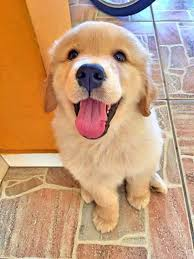
#> input picture data/sample.jpg, 194 x 259 px, found by its file name
$ jupyter execute --allow-errors '12. 넘파이.ipynb'
#> lines starting #> are read from the running program, lines starting #| are printed output that depends on the picture
# 넘파이의 사용

1. 데이터 분석 프로젝트: 수치형 데이터의 요약, 통계, 시각화
2. 이미지 처리 프로젝트: 이미지 분석
3. 게임, 시뮬레이션 프로그램: 수치 시뮬레이션 등을 구현
4. 머신러닝/딥러닝 모델 프로젝트: 금융데이터, 의료 데이터, 실험 데이터, 센서 데이터

[cell 1]
import numpy

[cell 2]
import numpy as np
data = [
    [120, 135, 150, 145],  # 제품A, 1분기~4분기
    [100, 110, 140, 130],  # 제품B
    [90, 100, 95, 105] ]
data

[cell 3]
sales_data = np.array(data)
np.sum(sales_data,axis = 1) # 총 판매량

[cell 4]
profit_per_unit=np.array([20,30,35])
total_sales=np.dot(profit_per_unit,sales_data)
total_sales #총판매금액 -> 각 분기별 총 수익

# 이미지처리

[cell 5]
from PIL import Image
img = Image.open('sample.jpg')
#> img is the input picture: PIL image 194x259 RGB; mean R, G, B 196.1, 155.2, 120.6
img_ary=np.array(img)
new_img=np.clip(img_ary+80, 100, 255).astype(np.uint8)
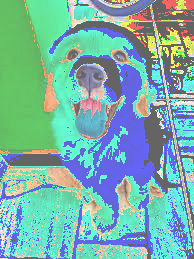
#> new_img: shape (259, 194, 3); mean R, G, B 122, 176, 170
Image.fromarray(new_img).save('new_sample.jpg')
Image.open('new_sample.jpg')
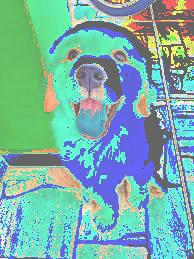
#> Out: PIL image 194x259 RGB; mean R, G, B 121.9, 176, 169.5

[cell 6]
inverted = 255-img_ary
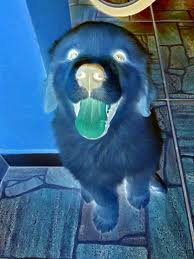
#> inverted: shape (259, 194, 3); mean R, G, B 58.9, 99.8, 134.4
Image.fromarray(new_img).save('new_sample1.jpg')
Image.open('new_sample1.jpg')

[cell 7]
img

# 데이터 시뮬레이션

1차원 배열의 랜덤워크 시뮬레이션

[cell 8]
import matplotlib.pyplot as plt

n_step = 1000
step = np.random.choice([1,-1], size = n_step) #y축은 초이스에서 정해짐, 1걸음마다 플마 1
walk = np.cumsum(step)

plt.plot(walk)
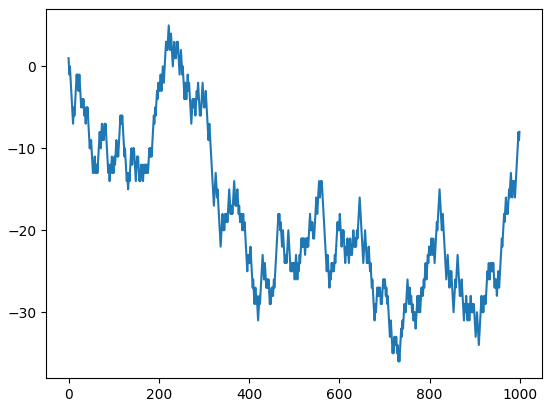
#> figure drawn by matplotlib, 1 panel; curve peaks at x = 222, y = 5

# 넘파이 기초

[cell 9]
# 2차원: matrix
arr = np.array([[1,2,3],
                [4,5,6],
                [7,8,9]])

print(arr.ndim)

[cell 10]
print('배열의 차원:', arr.ndim)         # 2
print('배열의 형태:', arr.shape)        # (3, 3)
print('배열의 크기:', arr.size)         # 9
print('배열의 데이터 타입:', arr.dtype) # int64
print('배열 요소의 크기:', arr.itemsize) # 8 (바이트)
print('배열의 strides:', arr.strides)   # (24, 8)

[cell 11]
# 3차원: tensor
tensor_list = [[[1,2,3,4],[1,2,3,4],[1,2,3,4]],
            #    [[1,2,3,4],[1,2,3,4],[1,2,3,4]],
            #    [[1,2,3,4],[1,2,3,4],[1,2,3,4]],
               [[1,2,3,4],[1,2,3,4],[1,2,3,4]]]
tensor_list

[cell 12]
arr1 = np.array(tensor_list)
arr1.shape # 2개의 3행 4열 (면,행,열 순서)/ 색갈로 구분

[cell 13]
import numpy as np
diag_m = np.diag([1,2,3])
print(diag_m)

[cell 14]
a = np.arange(9).reshape(3,3)
diagonal_matrix_value = np.diag(a)
print(diagonal_matrix_value )

[cell 15]
shifted_eye = np.eye(3, k=-1)
print(shifted_eye)

[cell 16]
arr2 = np.array([[1,2,3],
                [4,5,6],
                [7,8,9]])
arr2

[cell 17]
arr3 = np.array([1,2,3])
type(arr)

[cell 18]
arr1.dtype, arr3.dtype

[cell 19]
arr4 = np.array([1,2,3])
id(arr3), id(arr4)

[cell 20]
tensor_list = [[[1,2,3,4],[1,2,3,4],[1,2,3,4]],
            #    [[1,2,3,4],[1,2,3,4],[1,2,3,4]],
            #    [[1,2,3,4],[1,2,3,4],[1,2,3,4]],
               [[1,2,3,4],[1,2,3,4],[1,2,3,4]]]
arr1 = np.array(tensor_list)
arr1.shape

[cell 21]
list2 =[1,2,4,'5',10] # 모두가 다 같은 데이터형이 들어가야 하므로 모두 문자열 변형
arrl = np.array(list2)
arrl.dtype, arrl

[cell 22]
np.array(list2,dtype=int)
np.array(list2,int).dtype

# shape 속성

[cell 23]
list2 = [1,2,3,4,5,6,7,8]
t_2 = np.array(list2)
t_2.shape, t_2.ndim

[cell 24]
# shape이 2차원인 array 만들기(3,4)
list3=[[1,2,3,4],
       [5,6,7,8],
       [9,1,2,3]]
t_3 = np.array(list3)
t_3.shape, t_3.ndim

## 배열의 구조를 바꾸는 방법

[cell 25]
# shape이 2차원인 array 만들기(3,4) - range와 reshape을 이용해 만드는 방법
list3 = range(1,13)
t_3 = np.array(list3)
t_3.reshape((3,4)), t_3.ndim

[cell 26]
list3 = range(1,13)
t_3 = np.array(list3)
t_3.reshape((4,3)), t_3.ndim

[cell 27]
list4=np.array([1,2,3])
list4.reshape(3,1)

[cell 28]
# newaxis를 이용해 빈축을 만들어 2차원으로 만듬(보기엔 같아보임)
list4[np.newaxis,:]

[cell 29]
list4[:,np.newaxis]

## arange()
range(시작,끝,스텝)

[cell 30]
np.arange(10)

[cell 31]
np.arange(-5,5)

## 메소드 챌린지

[cell 32]
# 2,3
list5=np.arange(1,7).reshape((2,3))
list5.shape

[cell 33]
#2,3,4
list6=np.arange(1,25).reshape(((2,3,4)))
list6.shape

[cell 34]
list6.reshape(24)

[cell 35]
list6.reshape(-1) # 기본차원으로 바꾸라는 뜻

[cell 36]
arr_3d = np.array([[[1,2,3,4],[1,2,3,4],[1,2,3,4]],
               [[1,2,3,4],[1,2,3,4],[1,2,3,4]]])
print(arr_3d[1,0,3])

[cell 37]
arr = np.array([0, 1, 2, 3, 4, 5])
print(arr[2:5])    # [2 3 4]
print(arr[::5])

[cell 38]
# 데이터 타입 변환 예제
float_arr = np.array([1.1, 2.2, 3.3])
int_arr = float_arr.astype(np.int32)  # 실수를 정수로 변환
print("변환 전:", float_arr, float_arr.dtype)
print("변환 후:", int_arr, int_arr.dtype)

## 파이썬 자료형과의 비교

[cell 39]
lst_data=[1,2,3,4,5]
lst_data+lst_data #__add__() append(),extend()

## 요소별 연산 > element wise

[cell 40]
lst1=np.array(lst_data)
lst1+lst1

## 브로드캐스팅
크기가 다른배열에서 작은쪽이 큰 쪽에 맞춰 크기를 확장하는 기능

[cell 41]
lst1+2 #[2,2,2,2,2]->브로드캐스팅

[cell 42]
a_array = np.arange(3)
b_array=np.arange(3)[:,np.newaxis]
a_array,b_array

[cell 43]
a_array+b_array #행렬더하기 곱하기도 브로드캐스트의 개념
#3,1 과 1,3이 각각 열과 행이 3으로 늘어난다

[cell 44]
a_array*b_array

[cell 45]
arr1 = np.array([1, 2, 3, 4, 5])
arr2 = np.array([1, 3, 3, 0, 5])

print('같음', arr1==arr2)

[cell 46]
arr1 = np.array([1, 2, 3])  # 차원: (3,)
arr1_1= arr1.reshape(3,1)
arr2 = np.array([[1, 2], [3, 4], [5, 6]]) # 차원: (3, 2)
np.shape(arr2)
arr2+arr1_1

[cell 47]
arr1 = np.array([1, 2, 3, 4])
arr2 = np.array([[10], [20], [30]])
arr1+arr2

[cell 48]
arr1 = np.array([1, 2, 3])  # 차원: (3,)
arr1_1= arr1.reshape(3,1)
arr1_1

## 배열의 결합, 연결

concatnate(), vstack(), hstack()

[cell 49]
import numpy as np

[cell 50]
v1 = [1,2,3]
v2 = [4,5,6]
a_array=np.array(v1)
b_array=np.array(v2)
np.concatenate([a_array,b_array], axis=0)

[cell 51]
arr1 = np.vstack(([1,2,3], [4,5,6]))
arr2=np.array(arr1)
arr2.ndim

[cell 52]
np.stack(([1,2,3], [4,5,6]), axis=1)

[cell 53]
grid = np.array([[1,2,3],[1,2,3]])
np.concatenate([grid,grid],axis=1)

[cell 54]
np.concatenate([grid,grid],axis=0)

[cell 55]
np.vstack((v1,v2))

[cell 56]
np.hstack((v1,v2))

# 배열의 축과 인덱싱

## 축 인덱싱

axis=0
axis=1
axis=2

[cell 57]
arr_2d=np.array([[1,2,3],[4,5,6]])
np.sum(arr_2d,)
np.sum(arr_2d,axis=0)

[cell 58]
np.sum(arr_2d,axis=1)

## 배열의 인덱스
배열[행 인덱스, 열인덱스]

[cell 59]
arr1=np.array([1,2,3,4,5])
arr1[0],arr1[-1]

[cell 60]
arr_2d[0,1],arr_2d[1,-1]

[cell 61]
arr_2d[1,1]=10
arr_2d

## 슬라이싱

- [:] 전체
- [0:n]0부터 n까지
- [:5]0부터 5까지

리스트와의 차이점

- 리스트: 복사본을 리턴
- 배열: 원본배열의 뷰 -> 복사x, 원본에도 영향을 미침
- 슬라이싱.copy()

[cell 62]
# 1차원 배열 슬라이싱
arr = np.array([0, 1, 2, 3, 4, 5])
print(arr[2:5])    # [2 3 4]
print(arr[::2])    # [0 2 4]

# 2차원 배열 슬라이싱
arr_2d = np.array([[1, 2, 3, 4],
                   [5, 6, 7, 8],
                   [9, 10, 11, 12]])
print(arr_2d[:2, 1:3])    # 처음 두 행, 두 번째와 세 번째 열
# [[2 3]
#  [6 7]]

[cell 63]
x=np.arange(0,5)
new_x = x
new_x[0]=100
x

[cell 64]
import numpy as np

# 기준이 될 4x4 배열 생성 (이미지와 동일하게 0부터 15까지의 숫자로 채움)
arr_2d = np.arange(16).reshape((4, 4))

print("원본 4x4 배열:")
print(arr_2d)
print("-" * 30)

## 인덱싱, 슬라이싱 연습문제

[cell 65]
arr_2d[0]

[cell 66]
arr_2d[3]

[cell 67]
#첫 번째 행과 마지막 행만 선택, 각 행의 첫번째 열, 마지막 열 선택
# 교차인덱싱
arr_2d[0:4:3,0:4:3]

[cell 68]
arr_2d[0:4:2,1:4:2,]

[cell 69]
#한 단계씩 나눠서 하는 방식
arr_2d[::2,][:,1::2]

[cell 70]
arr_2d = np.arange(36).reshape((6, 6))
arr_2d

[cell 71]
np.stack((arr_2d,arr_2d),axis=1)

[cell 72]
arr3=([[[ 0,  1,  2,  3,  4,  5],
       [ 6,  7,  8,  9, 10, 11],
       [12, 13, 14, 15, 16, 17],
       [18, 19, 20, 21, 22, 23],
       [24, 25, 26, 27, 28, 29],
       [30, 31, 32, 33, 34, 35]],
      [[ 0,  1,  2,  3,  4,  5],
       [ 6,  7,  8,  9, 10, 11],
       [12, 13, 14, 15, 16, 17],
       [18, 19, 20, 21, 22, 23],
       [24, 25, 26, 27, 28, 29],
       [30, 31, 32, 33, 34, 35]],
      [[ 0,  1,  2,  3,  4,  5],
       [ 6,  7,  8,  9, 10, 11],
       [12, 13, 14, 15, 16, 17],
       [18, 19, 20, 21, 22, 23],
       [24, 25, 26, 27, 28, 29],
       [30, 31, 32, 33, 34, 35]],
      [[ 0,  1,  2,  3,  4,  5],
       [ 6,  7,  8,  9, 10, 11],
       [12, 13, 14, 15, 16, 17],
       [18, 19, 20, 21, 22, 23],
       [24, 25, 26, 27, 28, 29],
       [30, 31, 32, 33, 34, 35]]])

[cell 73]
arr3=np.array([[[ 0,  1,  2,  3,  4,  5],
       [ 6,  7,  8,  9, 10, 11],
       [12, 13, 14, 15, 16, 17],
       [18, 19, 20, 21, 22, 23],
       [24, 25, 26, 27, 28, 29],
       [30, 31, 32, 33, 34, 35]],
      [[ 0,  1,  2,  3,  4,  5],
       [ 6,  7,  8,  9, 10, 11],
       [12, 13, 14, 15, 16, 17],
       [18, 19, 20, 21, 22, 23],
       [24, 25, 26, 27, 28, 29],
       [30, 31, 32, 33, 34, 35]],
      [[ 0,  1,  2,  3,  4,  5],
       [ 6,  7,  8,  9, 10, 11],
       [12, 13, 14, 15, 16, 17],
       [18, 19, 20, 21, 22, 23],
       [24, 25, 26, 27, 28, 29],
       [30, 31, 32, 33, 34, 35]],
      [[ 0,  1,  2,  3,  4,  5],
       [ 6,  7,  8,  9, 10, 11],
       [12, 13, 14, 15, 16, 17],
       [18, 19, 20, 21, 22, 23],
       [24, 25, 26, 27, 28, 29],
       [30, 31, 32, 33, 34, 35]]])
arr3[1]

[cell 74]
# 각 층의 (0,0)의 위치의 값을 각 층의 인덱스로 설정
for d_idx in range(4):
    arr3[d_idx,0,0]=d_idx
arr3
arr3[1]

[cell 75]
arr3=np.array([[[ 0,  1,  2,  3,  4,  5],
       [ 6,  7,  8,  9, 10, 11],
       [12, 13, 14, 15, 16, 17],
       [18, 19, 20, 21, 22, 23],
       [24, 25, 26, 27, 28, 29],
       [30, 31, 32, 33, 34, 35]],
      [[ 0,  1,  2,  3,  4,  5],
       [ 6,  7,  8,  9, 10, 11],
       [12, 13, 14, 15, 16, 17],
       [18, 19, 20, 21, 22, 23],
       [24, 25, 26, 27, 28, 29],
       [30, 31, 32, 33, 34, 35]],
      [[ 0,  1,  2,  3,  4,  5],
       [ 6,  7,  8,  9, 10, 11],
       [12, 13, 14, 15, 16, 17],
       [18, 19, 20, 21, 22, 23],
       [24, 25, 26, 27, 28, 29],
       [30, 31, 32, 33, 34, 35]],
      [[ 0,  1,  2,  3,  4,  5],
       [ 6,  7,  8,  9, 10, 11],
       [12, 13, 14, 15, 16, 17],
       [18, 19, 20, 21, 22, 23],
       [24, 25, 26, 27, 28, 29],
       [30, 31, 32, 33, 34, 35]]])
arr3[0:5,3,1]

[cell 76]
arr3=np.array([[[ 0,  1,  2,  3,  4,  5],
       [ 6,  7,  8,  9, 10, 11],
       [12, 13, 14, 15, 16, 17],
       [18, 19, 20, 21, 22, 23],
       [24, 25, 26, 27, 28, 29],
       [30, 31, 32, 33, 34, 35]],
      [[ 0,  1,  2,  3,  4,  5],
       [ 6,  7,  8,  9, 10, 11],
       [12, 13, 14, 15, 16, 17],
       [18, 19, 20, 21, 22, 23],
       [24, 25, 26, 27, 28, 29],
       [30, 31, 32, 33, 34, 35]],
      [[ 0,  1,  2,  3,  4,  5],
       [ 6,  7,  8,  9, 10, 11],
       [12, 13, 14, 15, 16, 17],
       [18, 19, 20, 21, 22, 23],
       [24, 25, 26, 27, 28, 29],
       [30, 31, 32, 33, 34, 35]],
      [[ 0,  1,  2,  3,  4,  5],
       [ 6,  7,  8,  9, 10, 11],
       [12, 13, 14, 15, 16, 17],
       [18, 19, 20, 21, 22, 23],
       [24, 25, 26, 27, 28, 29],
       [30, 31, 32, 33, 34, 35]]])
arr4=arr3[0:2, 4:, 4:]
arr4

[cell 77]
arr3=np.array([[[ 0,  1,  2,  3,  4,  5],
       [ 6,  7,  8,  9, 10, 11],
       [12, 13, 14, 15, 16, 17],
       [18, 19, 20, 21, 22, 23],
       [24, 25, 26, 27, 28, 29],
       [30, 31, 32, 33, 34, 35]],
      [[ 0,  1,  2,  3,  4,  5],
       [ 6,  7,  8,  9, 10, 11],
       [12, 13, 14, 15, 16, 17],
       [18, 19, 20, 21, 22, 23],
       [24, 25, 26, 27, 28, 29],
       [30, 31, 32, 33, 34, 35]],
      [[ 0,  1,  2,  3,  4,  5],
       [ 6,  7,  8,  9, 10, 11],
       [12, 13, 14, 15, 16, 17],
       [18, 19, 20, 21, 22, 23],
       [24, 25, 26, 27, 28, 29],
       [30, 31, 32, 33, 34, 35]],
      [[ 0,  1,  2,  3,  4,  5],
       [ 6,  7,  8,  9, 10, 11],
       [12, 13, 14, 15, 16, 17],
       [18, 19, 20, 21, 22, 23],
       [24, 25, 26, 27, 28, 29],
       [30, 31, 32, 33, 34, 35]]])
arr5=arr3 [::2, : ,2]
arr5

[cell 78]
arr3=np.array([[[ 0,  1,  2,  3,  4,  5],
       [ 6,  7,  8,  9, 10, 11],
       [12, 13, 14, 15, 16, 17],
       [18, 19, 20, 21, 22, 23],
       [24, 25, 26, 27, 28, 29],
       [30, 31, 32, 33, 34, 35]],
      [[ 0,  1,  2,  3,  4,  5],
       [ 6,  7,  8,  9, 10, 11],
       [12, 13, 14, 15, 16, 17],
       [18, 19, 20, 21, 22, 23],
       [24, 25, 26, 27, 28, 29],
       [30, 31, 32, 33, 34, 35]],
      [[ 0,  1,  2,  3,  4,  5],
       [ 6,  7,  8,  9, 10, 11],
       [12, 13, 14, 15, 16, 17],
       [18, 19, 20, 21, 22, 23],
       [24, 25, 26, 27, 28, 29],
       [30, 31, 32, 33, 34, 35]],
      [[ 0,  1,  2,  3,  4,  5],
       [ 6,  7,  8,  9, 10, 11],
       [12, 13, 14, 15, 16, 17],
       [18, 19, 20, 21, 22, 23],
       [24, 25, 26, 27, 28, 29],
       [30, 31, 32, 33, 34, 35]]])
arr3[2,1:4,1::2]

## 인덱싱 기법
- 기본 인덱싱
- 불리언 인덱싱
- 팬시 인덱싱

## 불리안 인덱싱
비교연산자, 논리연산자를 이용한 마스크 행렬을 조성
마스크 행렬을 이용한 인덱싱

[cell 79]
# 부울행렬
x = np.array([1,2,3,4,5])
x<3

[cell 80]
np.less(x,3)

[cell 81]
data = np.arange(28).reshape(7,4)
data>5

[cell 82]
data[data>5]    ## 조건에 맞는 값 추출 -> 1차원

[cell 83]
name =np.array(['Bob', 'joe', 'Will', 'Bob','Will','joe','joe'])
name

[cell 84]
name=='Bob'

[cell 85]
data

[cell 86]
data[name=='Bob'] ## 부울 인덱싱

[cell 87]
data1=np.arange(70).reshape(7,2,5)
data1

[cell 88]
data1[name=='Bob']

[cell 89]
data1.copy()[name=='Bob']

## 조건식의 규칙
- 조건식으로 사용할 행렬의 값이 문자여도 결과만 T/F 식으로 나오면 필터가 된다
- 필터로 사용할 행렬의 갯수 == 원본 데이터의 갯수: 짝이 맞아야 한다 insexerr
- 행렬[조건식, ]
- 행렬[ : , 조건식]
- 괄호() 로 조건식의 우선순위를 지정할 수 있다
- 복합조건 :  논리함수 and, or > &, |로 표현한다
- 부정연산 : !=, ~

[cell 90]
#행렬[조건식, ]
data[name=='Bob', ]

[cell 91]
data[name=='Bob',1]

[cell 92]
mask = (name=='Bob') | (name=='Will')

[cell 93]
data = np.arange(28).reshape(7,4)
data[mask]

[cell 94]
mask1=(name !='Bob')
data[mask1]

[cell 95]
mask2= ~mask1
# ~는 문자열에 직접 적용 불가능!
data[mask2]

 ## 팬시 인덱싱
 -  정수 리스트를 인덱스로 사용
 - 행, 열의 순서를 바꿀 수 있다.

[cell 96]
data

[cell 97]
data[[3,0]]

[cell 98]
arr=np.empty((8,4))
arr

[cell 99]
for i in range(8):
    arr[i]=i

arr

[cell 100]
arr[[3,5]]

[cell 101]
#(1,0 ):1, (5,3): 5, (7,1):7, (2,2):2
arr[[1,5,7,2],[0,3,1,2]]

# 쇼핑몰 매출 데이터 분석

[cell 102]
import numpy as np
sales_data = np.array([2200, 2350, 2500, 2750, 3000, 3100, 2700, 2600, 2900, 3200,
                       3400, 3600, 3300, 3100, 2900, 2700, 2800, 2900, 3100, 3200,
                       3300, 3400, 3500, 3700, 3600, 3500, 3400, 3300, 3000, 3100])

## 문제 1: 매출 데이터에서 일일 평균 매출 계산하기

[cell 103]
sd = np.mean(sales_data)
sd
# 방법2 행렬의 합/ 행렬의 요소수
# sd = sales_data.sum()/sales_data.size

## 문제 2: 매출 데이터에서 최대 매출일과 최소 매출일 찾기

[cell 104]
sdmx=np.argmax(sales_data)
sdmn=np.argmin(sales_data)
print(f'최대 매출일:{sdmx+1}, 최소 매출일:{sdmn+1}')
# 최대 매출 값은 sdm=np.max(sales_data)

## 문제 3: 7일 단위로 매출 합계 계산하기

[cell 105]
# 슬라이싱으로 하는 방법
sds1=np.sum(sales_data[:7])
# reshape로 하는 방법
sales_data[:28].reshape(4,7)

[cell 106]
wd=np.pad(sales_data,(0,5), 'constant', constant_values=0).reshape(5,7)
wd

[cell 107]
wd.sum(axis=1) # axis=0이면 요일별

## 문제 4: 매출 데이터에서 특정 조건에 맞는 매출 데이터 필터링하기

[cell 108]
# 필터처리
high_sales = list(filter(lambda x:x>=3000, sales_data))
day_list = np.array(high_sales)
# 부울인덱싱
sales_data[sales_data>=3000]

## 문제 5: 특정 범위 내 매출의 평균값 계산하기

[cell 109]
high_sales = list(filter(lambda x:2800<x<3500, sales_data))
day_list = np.array(high_sales)
abc=np.mean(day_list)
print(f'{abc:.2f}')

## 추가문제: 주차별 평균 계산

[cell 110]
wd1=wd[0,:]
np.mean(wd1)
for i in range(5):
    if i !=4:
        a=wd[i,:]
        print(f'{np.mean(a):.2f}')
    else:
       print(f'{np.mean(wd[4, :2]):.2f}')

[cell 111]
# 방법2
import matplotlib.pyplot as plt
weekly_data_1 = wd.copy().astype(float)
weekly_data_1[weekly_data_1==0] = np.nan

weekly_mean = np.nanmean(weekly_data_1, axis=1)
print(weekly_mean)
plt.plot(weekly_mean)
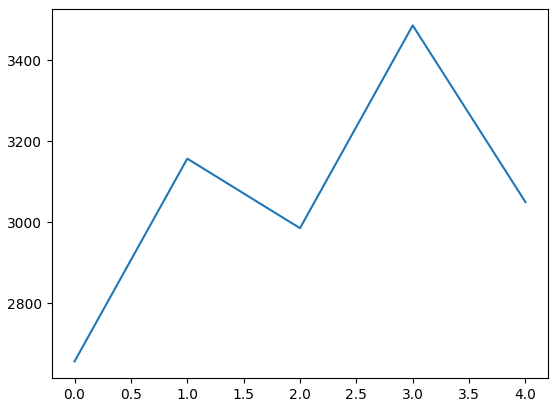
#> figure drawn by matplotlib, 1 panel

## 매출의 중앙값

[cell 112]
print(wd[2,3])

## 매출이 증가한 날, 감소한 날

[cell 113]
wd1=wd[0]
for i in range(7):
    for j in range(7):
        if wd1[i]>wd1[j]:
            print(f'{i+1}일')

[cell 114]
ab=np.diff(sales_data)
abc=list(ab)
#> (the rest of this cell did not finish here and is left out)

[cell 115]
ab=np.diff(sales_data)
abc=list(filter(lambda x:x >0, ab))
abcd=np.array(abc)
abcd

[cell 116]
import numpy as np

sales_data = np.array([2200, 2350, 2500, 2750, 3000, 3100, 2700, 2600, 2900, 3200,
                       3400, 3600, 3300, 3100, 2900, 2700, 2800, 2900, 3100, 3200,
                       3300, 3400, 3500, 3700, 3600, 3500, 3400, 3300, 3000, 3100])

sales_diff = np.diff(sales_data)
increased_days = np.where(sales_diff > 0)[0] + 1
decreased_days = np.where(sales_diff < 0)[0] + 1
# 브로드캐스팅 덕에 자동으로 다음 요소들도 +1됨
for i in increased_days:
    print(f' 매출이 증가한 날 : {i}일')
for j in decreased_days:
    print(f' 매출이 감소한 날 : {j}일')

## 각 주차별로 매출이 가장 높았던 날 찾기

[cell 117]
wd1=wd[0,:]
np.mean(wd1)
for i in range(5):
    a=wd[i,:]
    print(f'{i+1}주차 {np.argmax(a)+1}일')

[cell 118]
import pandas as pd

# NumPy 랩업 문제

## 1단계 문제

[cell 119]
# 크기가 10인 null 벡터를 만드세요. (힌트: np.zeros())
import numpy as np
np.zeros([2,5])

[cell 120]
# numpy 버전과 설정을 출력하세요. (힌트: np.__version__, np.show_config())
np.__version__
np.show_config()

[cell 121]
# 값이 10에서 49까지인 벡터를 만드세요. (힌트: np.arange(10, 50))
np.arange(10,50).reshape(4,10)

#> (a cell that did not finish here is left out)

[cell 123]
# 크기가 3x3이고 0에서 8까지의 값을 갖는 행렬을 만드세요. (힌트: np.arange()와 reshape())
np.arange(9).reshape(3,3)

## 2단계 문제

[cell 124]
# 1D 배열을 3x3 행렬로 변환하세요. (힌트: reshape())

[cell 125]
# 0에서 1 사이의 랜덤한 값으로 채워진 3x3 배열을 만드세요. (힌트: np.random.random())
np.random.rand(3,3)

[cell 126]
# 5x5 단위 행렬을 만드세요. (힌트: np.eye(5))
np.eye(5)

[cell 127]
# 임의의 1D 배열에서 가장 큰 값의 인덱스를 찾으세요. (힌트: np.argmax())
id=np.arange(10)
np.argmax(id)

[cell 128]
# 크기가 10인 배열을 생성하고, 3에서 8까지의 값을 0으로 바꾸세요. (힌트: 슬라이싱과 배열 인덱싱)
a=np.arange(10)
a[4:-1]=0
a

## 3단계 문제

[cell 129]
# 임의의 배열에서 가장 작은 값과 가장 큰 값을 교환하세요. (힌트: np.min(), np.max()와 인덱싱)
a1=np.arange(10,50).reshape(4,10)
np.min(a1), np.max(a1)
a1[0,0]=49
a1[3,9]=10
a1

[cell 130]
# 3차원 배열의 각 슬라이스마다 평균값을 계산하세요. (힌트: np.mean()과 축 설정)
a1=np.arange(10,50).reshape(4,10)
for i in range(4):
    am=np.mean(a1[i])
    print(am)

$ run again, with data/image.png saved as data/sample.jpg
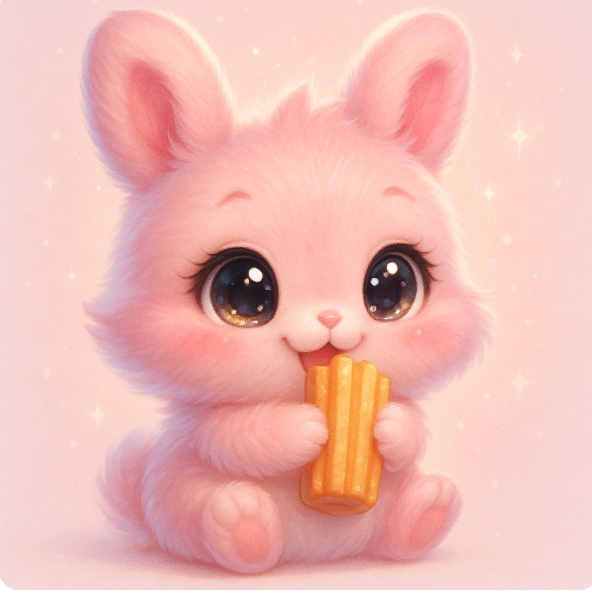
#> input picture data/image.png, 592 x 597 px, found by its file name
#> img is the input picture: PIL image 592x597 RGB; mean R, G, B 239.3, 186.8, 180.4
#> `Image.open('new_sample.jpg')`:
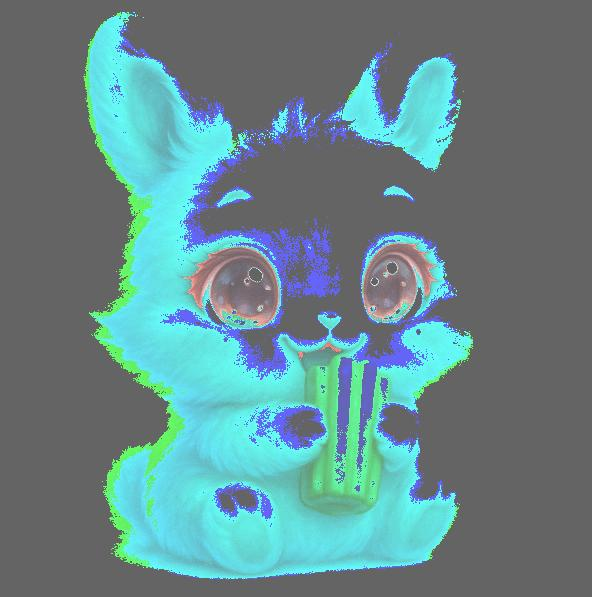
#> Out: PIL image 592x597 RGB; mean R, G, B 101.4, 135.9, 138.4
#> `inverted = 255-img_ary`:
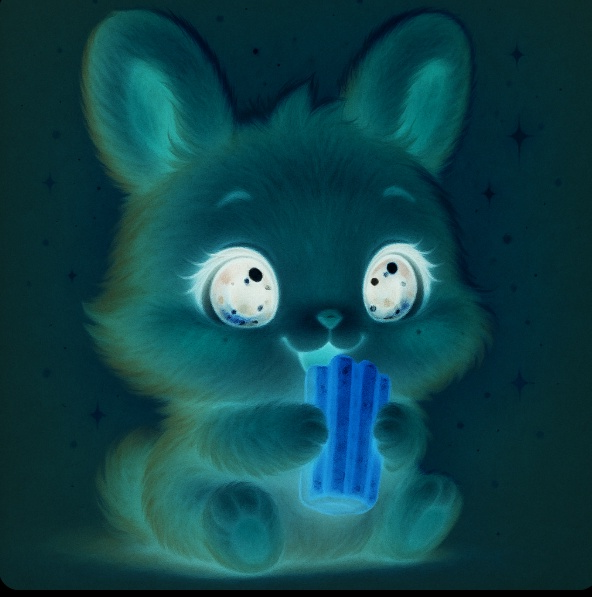
#> inverted: shape (597, 592, 3); mean R, G, B 15.7, 68.2, 74.6
